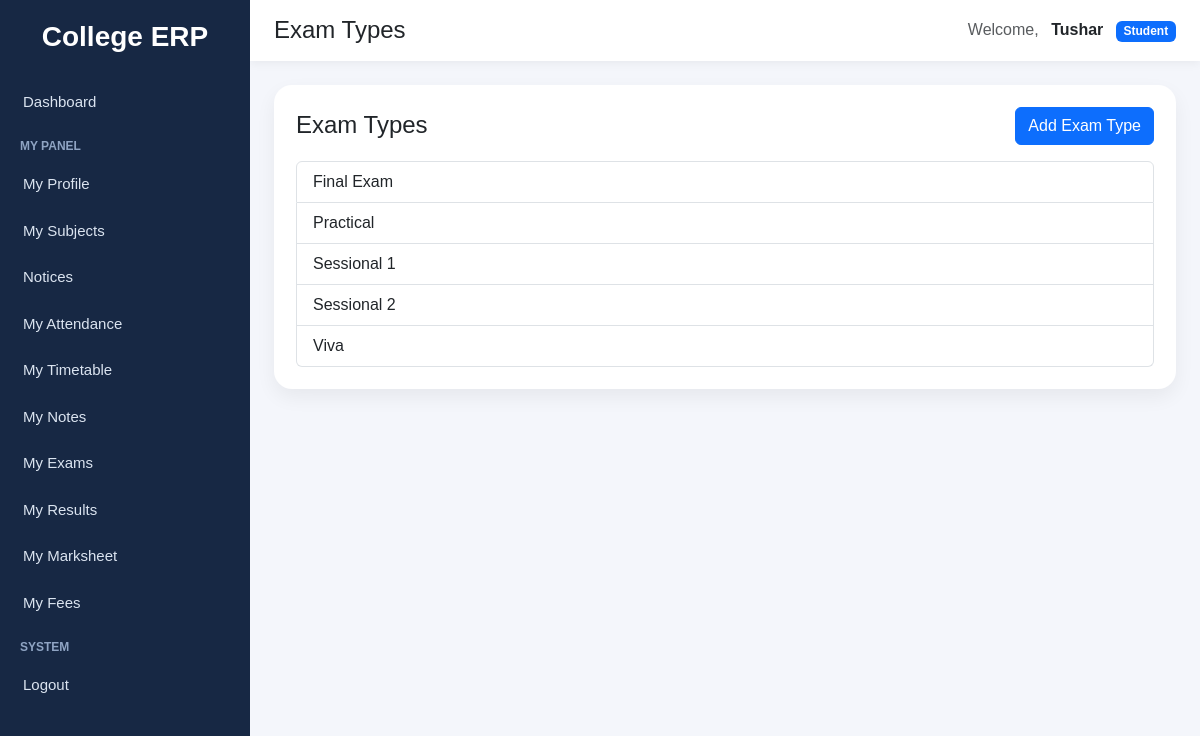
/exams/types/ (signed in), run on the app's committed database.
### accounts/models.py (models this page shows, shortened)
class CustomUser(AbstractUser):
    ROLE_CHOICES = (
        ("student", "Student"),
        ("faculty", "Faculty"),
        ("admin", "Admin"),
    )
    role = models.CharField(max_length=20, choices=ROLE_CHOICES)
    groups = models.ManyToManyField(
        Group,
        blank=True,
        related_name="customuser_set",
        related_query_name="customuser"
    )
    user_permissions = models.ManyToManyField(
        Permission,
        blank=True,
        related_name="customuser_permissions_set",
        related_query_name="customuser_permission"
    )

### exams/models.py (models this page shows, shortened)
class ExamType(models.Model):
    name = models.CharField(max_length=100, unique=True)

### exams/views.py (the view)
# urls.py: path('types/', views.exam_type_list, name='exam_type_list'),
@login_required
def exam_type_list(request):
    types = ExamType.objects.all().order_by('name')
    return render(request, 'exams/exam_type_list.html', {'types': types})

### notices/context_processors.py (called while the page is built)
def latest_notices(request):
    if not request.user.is_authenticated:
        return {"latest_notices": []}
    notices = get_visible_notices_for_user(request.user)[:5]
    return {"latest_notices": notices}

### exams/templates/exams/exam_type_list.html (shortened to what this page needs)
{% extends "base.html" %}
{% block page_title %}Exam Types{% endblock %}
{% block content %}
<div class="page-card">
    <div class="d-flex justify-content-between align-items-center mb-3">
        <h4 class="mb-0">Exam Types</h4>
        <a href="{% url 'exam_type_add' %}" class="btn btn-primary">Add Exam Type</a>
    </div>
    <ul class="list-group">
        {% for item in types %}
            <li class="list-group-item">{{ item.name }}</li>
        {% empty %}
            <li class="list-group-item text-muted">No exam types found.</li>
        {% endfor %}
    </ul>
</div>
{% endblock %}

### templates/base.html (shortened to what this page needs)
<!DOCTYPE html>
<html lang="en">
<head>
    <link href="https://cdn.jsdelivr.net/npm/bootstrap@5.3.3/dist/css/bootstrap.min.css" rel="stylesheet">
</head>
<body>
<div class="sidebar">
    <h3>College ERP</h3>
    {% if request.user.is_authenticated %}
        {% if request.user.is_superuser or request.user.role == 'admin' %}
            <a href="/dashboard/" class="{% if '/dashboard' in request.path or request.path == '/' %}active-link{% endif %}">
                Dashboard
            </a>
            <div class="sidebar-section-title">Management</div>
            <a href="{% url 'student_list' %}" class="{% if '/students/' in request.path %}active-link{% endif %}">
                Students
            </a>
            <a href="{% url 'faculty_list' %}" class="{% if '/faculty/' in request.path %}active-link{% endif %}">
                Faculty
            </a>
            <a href="/courses/" class="{% if '/courses/' in request.path %}active-link{% endif %}">
                Courses
            </a>
            <a href="/departments/" class="{% if '/departments/' in request.path %}active-link{% endif %}">
                Departments
            </a>
            <div class="sidebar-section-title">Academics</div>
            <a href="/subjects/" class="{% if '/subjects/' in request.path and '/subjects/assignments/' not in request.path and '/subjects/my/' not in request.path %}active-link{% endif %}">
                Subjects
            </a>
            <a href="{% url 'subject_assignment_list' %}" class="{% if '/subjects/assignments/' in request.path %}active-link{% endif %}">
                Subject Assignments
            </a>
            <a href="{% url 'notice_list' %}" class="{% if '/notices/' in request.path %}active-link{% endif %}">
                Notices
            </a>
            <a href="{% url 'attendance_list' %}" class="{% if '/attendance/' in request.path %}active-link{% endif %}">
                Attendance
            </a>
            <a href="{% url 'timetable_list' %}" class="{% if '/timetable/' in request.path and '/timetable/faculty/' not in request.path and '/timetable/student/' not in request.path %}active-link{% endif %}">
                Timetable
            </a>
            <a href="/exams/" class="{% if '/exams/' in request.path and '/exams/results/' not in request.path %}active-link{% endif %}">
                Exams
            </a>
            <a href="{% url 'exam_schedule_list' %}" class="{% if '/exams/schedule/' in request.path %}active-link{% endif %}">
                Exam Schedule
            </a>
            <a href="{% url 'result_list' %}" class="{% if '/exams/results/list/' in request.path %}active-link{% endif %}">
                Results
            </a>
            <a href="{% url 'fee_structure_list' %}" class="{% if '/finance/structures/' in request.path %}active-link{% endif %}">
                Fee Structures
            </a>
            <a href="{% url 'promote_student_fee' %}" class="{% if '/finance/promote/' in request.path %}active-link{% endif %}">
                Promote Fees
            </a>
            <a href="{% url 'student_fee_list' %}" class="{% if '/finance/students/' in request.path %}active-link{% endif %}">
                Student Fees
            </a>
        {% elif request.user.role == 'student' %}
            <a href="/dashboard/" class="{% if '/dashboard' in request.path or request.path == '/' %}active-link{% endif %}">
                Dashboard
            </a>
            <div class="sidebar-section-title">My Panel</div>
            <a href="{% url 'my_student_profile' %}" class="{% if '/students/profile/' in request.path %}active-link{% endif %}">
                My Profile
            </a>
            <a href="{% url 'my_subjects' %}" class="{% if '/subjects/my/' in request.path %}active-link{% endif %}">
                My Subjects
            </a>
            <a href="{% url 'notice_list' %}" class="{% if '/notices/' in request.path %}active-link{% endif %}">
                Notices
            </a>
            <a href="{% url 'my_attendance' %}" class="{% if '/attendance/my/' in request.path %}active-link{% endif %}">
                My Attendance
            </a>
            <a href="{% url 'student_timetable' %}" class="{% if '/timetable/student/' in request.path %}active-link{% endif %}">
                My Timetable
            </a>
            <a href="{% url 'student_note_list' %}" class="{% if '/notes/student/' in request.path %}active-link{% endif %}">
                My Notes
            </a>
            <a href="{% url 'student_exam_schedule' %}" class="{% if '/exams/my-exams/' in request.path %}active-link{% endif %}">
                My Exams
            </a>
            <a href="{% url 'student_result_list' %}" class="{% if '/exams/results/student/' in request.path %}active-link{% endif %}">
                My Results
            </a>
            <a href="{% url 'consolidated_marksheet' %}" class="{% if '/exams/marksheet/' in request.path %}active-link{% endif %}">
                My Marksheet
            </a>
            <a href="{% url 'my_fees' %}" class="{% if '/finance/my-fees/' in request.path %}active-link{% endif %}">
                My Fees
            </a>
        {% endif %}
        <div class="sidebar-section-title">System</div>
        <form method="post" action="/accounts/logout/" style="margin:0;">
            <button type="submit" class="sidebar-logout-btn">Logout</button>
        </form>
    {% endif %}
</div>
<div class="main-content">
    <div class="topbar d-flex justify-content-between align-items-center">
        <h4 class="mb-0">{% block page_title %}College ERP{% endblock %}</h4>
        <div>
            {% if request.user.is_authenticated %}
                <span class="me-2 text-muted">Welcome,</span>
                <strong>{{ request.user.username }}</strong>
                {% if request.user.is_superuser %}
                    <span class="badge bg-danger ms-2">Admin</span>
                {% elif request.user.role %}
                    <span class="badge bg-primary ms-2">{{ request.user.role|title }}</span>
                {% endif %}
            {% endif %}
        </div>
    </div>
    <div class="content-area">
        {% block content %}{% endblock %}
    </div>
</div>
</body>
</html>

### templates/base.html (style rules this page uses)
body { background-color: #f4f6fb; margin: 0; padding: 0; font-family: Arial, sans-serif; }
.sidebar { width: 250px; min-height: 100vh; background: #172844; color: white; position: fixed; top: 0; left: 0; padding-top: 20px; }
.sidebar h3 { text-align: center; margin-bottom: 25px; font-weight: 700; }
.sidebar a { color: #dbe4f0; text-decoration: none; display: block; padding: 12px 20px; font-size: 15px; border-left: 3px solid transparent; }
.sidebar-section-title { font-size: 12px; color: #8fa4c3; padding: 12px 20px 6px; text-transform: uppercase; font-weight: bold; }
.sidebar-logout-btn { color: #dbe4f0; text-decoration: none; display: block; padding: 12px 20px; font-size: 15px; border: none; background: none; width: 100%; text-align: left; border-left: 3px solid transparent; }
.main-content { margin-left: 250px; min-height: 100vh; }
.topbar { background: white; padding: 16px 24px; box-shadow: 0 2px 10px rgba(0,0,0,0.06); }
.content-area { padding: 24px; }
.page-card { background: white; border-radius: 18px; padding: 22px; box-shadow: 0 8px 20px rgba(0,0,0,0.06); }

### data on the page
CustomUser: user.username "Tushar", user.role "Student"
ExamType: name "Final Exam"
ExamType: name "Practical"
ExamType: name "Sessional 1"
ExamType: name "Sessional 2"
ExamType: name "Viva"
